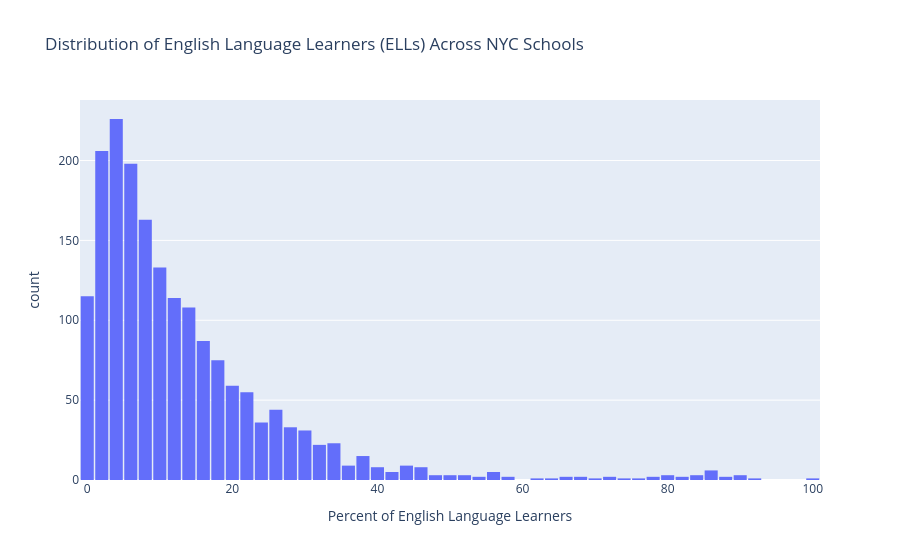

Notebook code for this chart:
### Markdown cell above
#### Task 2c: English Learners
**1.** Create a histogram to view the distribution of the percentage of students who are learning English as a second language in NYC’s public high schools. You'll need to answer the questions that follow.

### Code cell
# Plot the distribution of the % of students who are learning English as a second language in schools
fig = px.histogram(
    df,
    x='percent_english_learners',
    title='Distribution of English Language Learners (ELLs) Across NYC Schools',
    labels={'percent_english_learners': 'Percent of English Language Learners'}
)
fig.update_layout(bargap=0.1)
fig.show()

### Figure 1 — Plotly figure (JSON) as saved in the notebook; plotly's stock layout.template omitted (floating-point values rounded to 4 significant figures; data arrays with more than 128 entries replaced by an {"elided": "..."} marker saying what was removed)
{"data": [{"alignmentgroup": "True", "bingroup": "x", "hovertemplate": "Percent of English Language Learners=%{x}<br>count=%{y}<extra></extra>", "legendgroup": "", "marker": {"color": "#636efa", "pattern": {"shape": ""}}, "name": "", "offsetgroup": "", "orientation": "v", "showlegend": false, "type": "histogram", "x": {"elided": "1834 float values"}, "xaxis": "x", "yaxis": "y"}], "layout": {"autosize": true, "bargap": 0.1, "barmode": "relative", "legend": {"tracegroupgap": 0}, "title": {"text": "Distribution of English Language Learners (ELLs) Across NYC Schools"}, "xaxis": {"anchor": "y", "autorange": true, "domain": [0, 1], "range": [-1, 101], "title": {"text": "Percent of English Language Learners"}, "type": "linear"}, "yaxis": {"anchor": "x", "autorange": true, "domain": [0, 1], "range": [0, 237.9], "title": {"text": "count"}}}}
